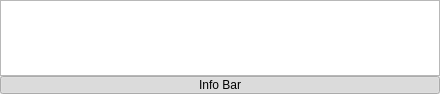
<?xml version="1.0" encoding="UTF-8"?>
<ui version="4.0">
 <class>StatusBarView</class>
 <widget class="QWidget" name="StatusBarView">
  <property name="geometry">
   <rect>
    <x>0</x>
    <y>0</y>
    <width>440</width>
    <height>94</height>
   </rect>
  </property>
  <property name="sizePolicy">
   <sizepolicy hsizetype="Preferred" vsizetype="Preferred">
    <horstretch>0</horstretch>
    <verstretch>0</verstretch>
   </sizepolicy>
  </property>
  <property name="cursor">
   <cursorShape>ArrowCursor</cursorShape>
  </property>
  <property name="windowTitle">
   <string>Form</string>
  </property>
  <layout class="QVBoxLayout" name="verticalLayout">
   <property name="spacing">
    <number>0</number>
   </property>
   <property name="leftMargin">
    <number>0</number>
   </property>
   <property name="topMargin">
    <number>0</number>
   </property>
   <property name="rightMargin">
    <number>0</number>
   </property>
   <property name="bottomMargin">
    <number>0</number>
   </property>
   <item>
    <widget class="QTextBrowser" name="StatusText">
     <property name="sizePolicy">
      <sizepolicy hsizetype="Expanding" vsizetype="Maximum">
       <horstretch>0</horstretch>
       <verstretch>0</verstretch>
      </sizepolicy>
     </property>
     <property name="maximumSize">
      <size>
       <width>16777215</width>
       <height>100</height>
      </size>
     </property>
     <property name="font">
      <font>
       <family>Arial</family>
       <pointsize>12</pointsize>
      </font>
     </property>
    </widget>
   </item>
   <item>
    <widget class="QPushButton" name="button">
     <property name="sizePolicy">
      <sizepolicy hsizetype="Expanding" vsizetype="Minimum">
       <horstretch>0</horstretch>
       <verstretch>0</verstretch>
      </sizepolicy>
     </property>
     <property name="minimumSize">
      <size>
       <width>0</width>
       <height>18</height>
      </size>
     </property>
     <property name="maximumSize">
      <size>
       <width>16777215</width>
       <height>16777215</height>
      </size>
     </property>
     <property name="toolTip">
      <string>Toggle Status Bar</string>
     </property>
     <property name="text">
      <string>Info Bar</string>
     </property>
     <property name="checkable">
      <bool>true</bool>
     </property>
     <property name="checked">
      <bool>true</bool>
     </property>
    </widget>
   </item>
  </layout>
 </widget>
 <resources/>
 <connections/>
</ui>
